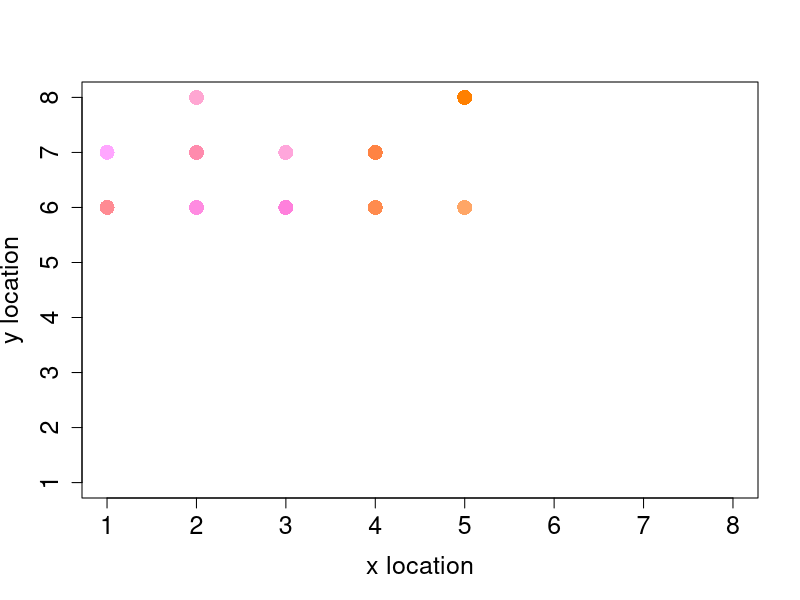

Here is the R script that generated this plot:


# IBM code running

movement <- function(inds, xloc = 2, yloc = 3, xmax = 8, ymax = 8){
  total_inds   <- dim(inds)[1]; # Get the number of individuals in inds
  move_dists   <- c(-1, 0, 1);  # Define the possible distances to move
  x_move       <- sample(x = move_dists, size = total_inds, replace = TRUE);
  y_move       <- sample(x = move_dists, size = total_inds, replace = TRUE);
  inds[, xloc] <- inds[, xloc] + x_move;
  inds[, yloc] <- inds[, yloc] + y_move;
  # =========   The reflecting boundary is added below
  for(i in 1:total_inds){               # For each individual i in the array
    if(inds[i, xloc] > xmax){         # If it moved passed the maximum xloc
      inds[i, xloc] <- xmax - 1;    # Then move it back toward the centre
    }
    if(inds[i, xloc] < 1){            # If it moved below 1 on xloc
      inds[i, xloc] <- 2;           # Move it toward the centre (2)
    }
    if(inds[i, yloc] > ymax){         # If it moved passed the maximum yloc
      inds[i, yloc] <- ymax - 1;    # Then move it back toward the centre
    }
    if(inds[i, yloc] < 1){            # If it moved below 1 on yloc
      inds[i, yloc] <- 2;           # Then move it toward the centre (2)
    }
  } 
  # =========  Now all individuals should stay on the landscape
  return(inds);
}

inds           <- array(data = 0, dim = c(1, 3))
colnames(inds) <- c("body_mass", "x_loc", "y_loc")
rownames(inds) <- c("ind_1")
inds[,1]       <- rnorm(n = dim(inds)[1], mean = 23, sd = 3)
inds[,2]       <- sample(x = 1:8, size = dim(inds)[1], replace = TRUE)
inds[,3]       <- sample(x = 1:8, size = dim(inds)[1], replace = TRUE)

plot(
  x = inds[, 2],               # x-coordinate data
  y = inds[, 3],              # y-coordinate data
  pch = 16,                   # Point character (solid circle)
  cex = 2,                    # Point size (enlarged by a factor of 2)
  col = rgb(1, 0.5, 0),
  xlim = c(1, 8),             # X-axis limits (range from 1 to 8)
  ylim = c(1, 8),             # Y-axis limits (range from 1 to 8)
  xlab = "x location",        # X-axis label
  mar = c(5, 5, 1, 1),        # Margins for the plot (bottom, left, top, right)
  ylab = "y location",        # Y-axis label
  cex.lab = 1.5,              # Size of axis labels (enlarged by a factor of 1.5)
  cex.axis = 1.5              # Size of axis values (enlarged by a factor of 1.5)
)

time_steps <- 20

for (i in 1:time_steps){ 
  inds <- movement(inds)
  points(x = inds[, 2],              # x-coordinate data
         y = inds[, 3],              # y-coordinate data
         pch = 16,                   # Point character (solid circle)
         cex = 2,                    # Point size (enlarged by a factor of 2)
         col = rgb(1, 0.5, i/20, alpha = 0.7))
}


 





